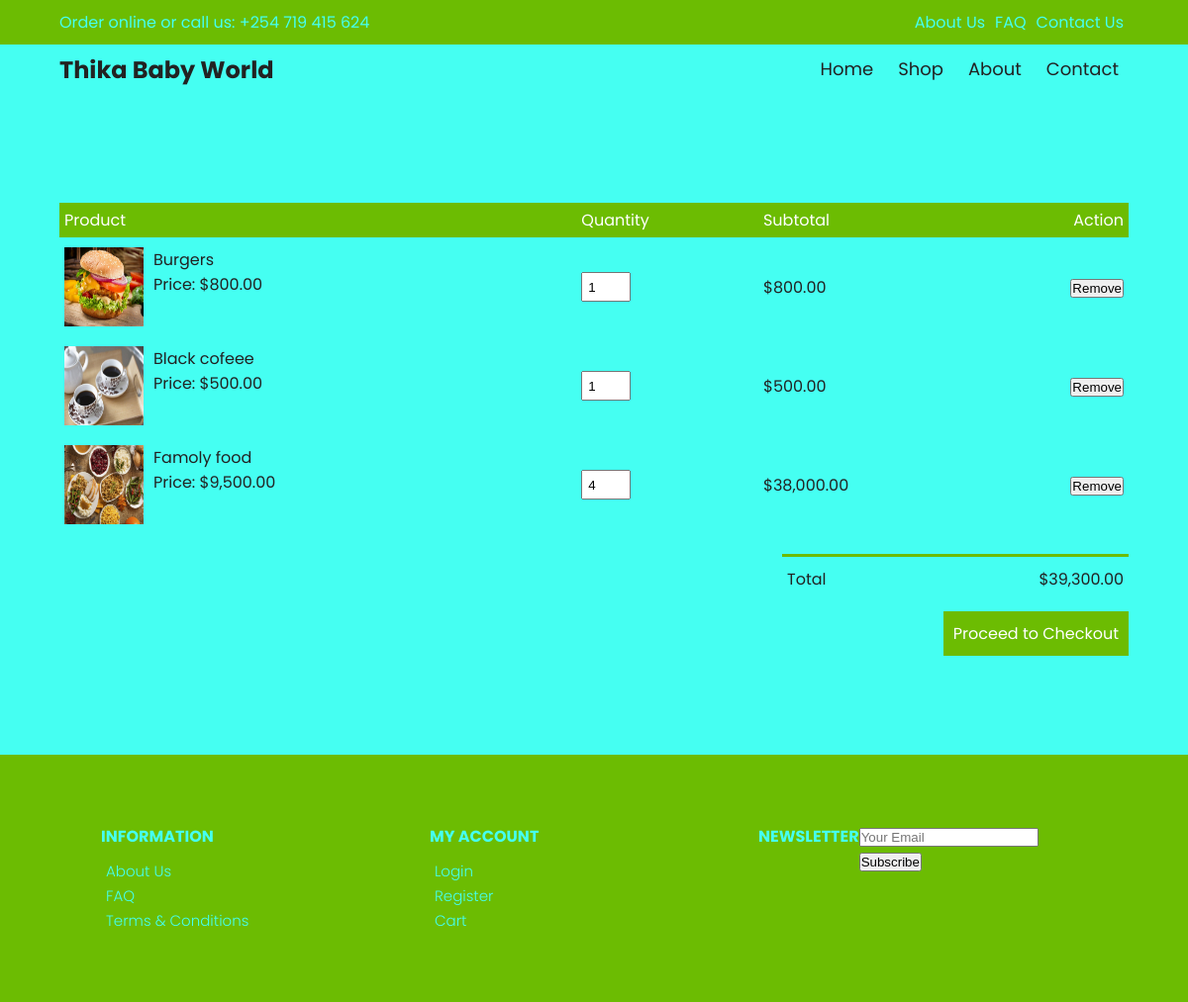
/cart.php (signed in), run on the app's committed database.
### tables this page shows
CREATE TABLE `cart` (
  `id` int(11) NOT NULL,
  `user_id` int(11) NOT NULL,
  `product_id` int(11) NOT NULL,
  `quantity` int(11) NOT NULL DEFAULT 1,
  `created_at` timestamp NOT NULL DEFAULT current_timestamp(),
  `updated_at` timestamp NOT NULL DEFAULT current_timestamp() ON UPDATE current_timestamp(),
  `total_price` decimal(10,2) NOT NULL
);

CREATE TABLE `products` (
  `product_id` int(11) NOT NULL,
  `name` varchar(255) NOT NULL,
  `category` varchar(100) NOT NULL,
  `description` text DEFAULT NULL,
  `price` decimal(10,2) NOT NULL,
  `quantity` int(11) NOT NULL DEFAULT 0,
  `image` varchar(500) DEFAULT NULL,
  `image_data` longblob DEFAULT NULL,
  `image_type` varchar(50) DEFAULT NULL,
  `created_at` timestamp NOT NULL DEFAULT current_timestamp(),
  `updated_at` timestamp NOT NULL DEFAULT current_timestamp() ON UPDATE current_timestamp()
);

### cart.php (the view, shortened to what this page needs)
<?php
$cartItems = [];
$totalPrice = 0.00;
if (isset($_SESSION['user_id'])) {
    fetchCartItems($conn, $cartItems, $totalPrice);
}
function fetchCartItems($conn, &$cartItems, &$totalPrice) {
    try {
        $stmt = $conn->prepare("
            SELECT c.id as cart_item_id,
                   c.quantity,
                   p.product_id,
                   p.name,
                   p.price,
                   p.image,
                   (p.price * c.quantity) as subtotal
            FROM cart c
            JOIN products p ON c.product_id = p.product_id
            WHERE c.user_id = ?
        ");
        $stmt->bind_param("i", $_SESSION['user_id']);
        $stmt->execute();
        $result = $stmt->get_result();
        while ($row = $result->fetch_assoc()) {
            $cartItems[] = [
                'product_id' => $row['product_id'],
                'cart_item_id' => $row['cart_item_id'],
                'name' => $row['name'],
                'price' => (float)$row['price'],
                'image' => $row['image'],
                'quantity' => (int)$row['quantity'],
                'subtotal' => (float)$row['subtotal']
            ];
            $totalPrice += $row['subtotal'];
        }
    } catch (Exception $e) {
        $error = "Error processing cart: " . $e->getMessage();
    }
}
?>
<!DOCTYPE html>
<html lang="en">
<head>
    <link rel="stylesheet" href="style.css">
</head>
<body>
    <div class="top-nav">
        <div class="container d-flex">
            <p>Order online or call us: +254 719 415 624</p>
            <ul class="d-flex">
                <li><a href="about.php">About Us</a></li>
                <li><a href="faq.php">FAQ</a></li>
                <li><a href="contact.php">Contact Us</a></li>
            </ul>
        </div>
    </div>
    <div class="navigation">
        <div class="nav-center container d-flex">
            <a href="index.php" class="logo">
                <h2>Thika Baby World</h2>
            </a>
            <ul class="nav-list d-flex">
                <li class="nav-item"><a href="index.php" class="nav-link">Home</a></li>
                <li class="nav-item"><a href="products.php" class="nav-link">Shop</a></li>
                <li class="nav-item"><a href="about.php" class="nav-link">About</a></li>
                <li class="nav-item"><a href="contact.php" class="nav-link">Contact</a></li>
            </ul>
        </div>
    </div>
    <div class="container cart">
        <table>
            <thead>
                <tr>
                    <th>Product</th>
                    <th>Quantity</th>
                    <th>Subtotal</th>
                    <th>Action</th>
                </tr>
            </thead>
            <tbody>
                <?php if (empty($cartItems)): ?>
                    <tr>
                        <td colspan="4" class="empty-cart-message">
                            Your cart is empty. <a href="products.php">Continue shopping</a>
                        </td>
                    </tr>
                <?php else: ?>
                    <?php foreach ($cartItems as $item): ?>
                        <tr data-product-id="<?php echo htmlspecialchars($item['product_id']); ?>">
                            <td>
                                <div class="cart-info">
                                    <img src="<?php echo htmlspecialchars($item['image']); ?>"
                                         alt="<?php echo htmlspecialchars($item['name']); ?>"
                                         loading="lazy">
                                    <div>
                                        <p><?php echo htmlspecialchars($item['name']); ?></p>
                                        <span>Price: $<?php echo number_format($item['price'], 2); ?></span>
                                    </div>
                                </div>
                            </td>
                            <td>
                                <input type="number"
                                       value="<?php echo htmlspecialchars($item['quantity']); ?>"
                                       min="1"
                                       readonly>
                            </td>
                            <td>
                                $<?php echo number_format($item['subtotal'], 2); ?>
                            </td>
                            <td>
                                <button class="remove-btn"
                                        data-product-id="<?php echo htmlspecialchars($item['product_id']); ?>">
                                    Remove
                                </button>
                            </td>
                        </tr>
                    <?php endforeach; ?>
                <?php endif; ?>
            </tbody>
        </table>
        <div class="total-price">
            <table>
                <tr>
                    <td>Total</td>
                    <td id="cart-total">$<?php echo number_format($totalPrice, 2); ?></td>
                </tr>
            </table>
            <?php if (!empty($cartItems)): ?>
                <a href="checkout.php" class="checkout-btn">Proceed to Checkout</a>
            <?php endif; ?>
        </div>
    </div>
    <footer class="footer">
        <div class="row">
            <div class="col d-flex">
                <h4>INFORMATION</h4>
                <ul>
                    <li><a href="about.php">About Us</a></li>
                    <li><a href="faq.php">FAQ</a></li>
                    <li><a href="terms.php">Terms & Conditions</a></li>
                </ul>
            </div>
            <div class="col d-flex">
                <h4>MY ACCOUNT</h4>
                <ul>
                    <li><a href="login.php">Login</a></li>
                    <li><a href="register.php">Register</a></li>
                    <li><a href="cart.php">Cart</a></li>
                </ul>
            </div>
            <div class="col d-flex">
                <h4>NEWSLETTER</h4>
                <form action="">
                    <input type="email" placeholder="Your Email" required>
                    <button type="submit">Subscribe</button>
                </form>
            </div>
        </div>
    </footer>
</body>
</html>

### style.css (style rules this page uses)
*, *::before, *::after { margin: 0; padding: 0; box-sizing: border-box; }
:root { --white: #45fff2; --black: #222; --green: #6cbc02; --grey: #f0f0f0; --grey2: #e9d7d3; }
html { font-size: 62.5%; }
body { font-family: "Poppins", sans-serif; font-size: 1.6rem; background-color: var(--white); color: var(--black); font-weight: 400; font-style: normal; }
a { text-decoration: none; color: inherit; }
li { list-style-type: none; }
.container { max-width: 114rem; margin: 0 auto; padding: 0 3rem; }
.d-flex { display: flex; align-items: center; }
.top-nav { background-color: var(--green); color: var(--white); }
.top-nav .container { justify-content: space-between; height: 4.5rem; }
.top-nav a { padding: 0 0.5rem; color: var(--white); }
.navigation { height: 6rem; line-height: 5rem; }
.nav-center { justify-content: space-between; display: flex; align-items: center; }
.nav-list { display: flex; }
.nav-list .nav-item:not(:last-child) { margin-right: 0.5rem; }
.nav-list .nav-link { font-size: 1.8rem; padding: 1rem; }
.footer { padding: 7rem 1rem; background-color: var(--green); }
footer .row { display: grid; grid-template-columns: 1fr 1fr 1fr; max-width: 99.6rem; margin: 0 auto; }
.footer .col { flex-direction: column; color: var(--white); align-items: flex-start; }
.footer .col:last-child { flex-direction: row; justify-content: center; }
.footer .col a { color: var(--white); font-size: 1.5rem; padding: 0.5rem; font-weight: 300; }
.footer .col h4 { margin-bottom: 1rem; }
.cart { margin: 10rem auto; }
table { width: 100%; border-collapse: collapse; }
.cart-info { display:flex; flex-wrap: wrap; }
th { text-align: left; padding: .5rem; color:#fff; background-color: var(--green); font-weight: normal; }
td { padding: 1rem 0.5rem; }
td input { width: 5rem; height: 3rem; padding: 0.5rem; }
td img { width: 8rem; height: 8rem; margin-right: 1rem; }
.total-price { display: flex; align-items: flex-end; flex-direction: column; margin-top: 2rem; }
.total-price table { border-top:3px solid var(--green) ; width: 100%; max-width: 35rem; }
td:last-child { text-align: right; }
th:last-child { text-align: right; }
.checkout-btn { display: inline-block; background-color: var(--green); color: white; padding: 1rem; margin-top: 1rem; }
form { position: relative; z-index: 1; }

### data on the page
cart: product.image (picture), product.name "Burgers", product.price "800.00", quantity "1", subtotal "800.00"
cart: product.image (picture), product.name "Black cofeee", product.price "500.00", quantity "1", subtotal "500.00"
cart: product.image (picture), product.name "Famoly food", product.price "9,500.00", quantity "4", subtotal "38,000.00"

### other printed values
$totalPrice "39,300.00"
